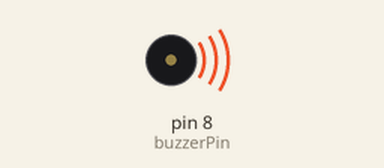
This sketch was run on a simulated Arduino Uno, built with avr-gcc and run on an emulated ATmega328P. On the bench: buzzer (waves = sounding).

Above: at 0.17 s.
Timing chart, 0 to 6.5 s (numbered marks = the images above):
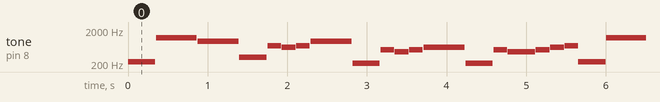

Measured:
- by itself, tone on pin 8 (buzzerPin): plays 233 Hz for 0.34 s, 1174 Hz for 0.51 s, 932 Hz for 0.51 s, 311 Hz for 0.34 s, 698 Hz for 0.17 s, 622 Hz for 0.17 s … (437 notes in this stretch)

The sketch:

fireflies.ino
```cpp
  // put your main code here, to run repeatedly:
int buzzerPin = 8;

void setup() {
  pinMode(buzzerPin, OUTPUT);

  tone(buzzerPin, 1000, 2000);
}

void pause() {
  int PAUSE = 10; // Puase time = 10 ms
  tone(buzzerPin, 0); // Pause
  delay(PAUSE);
}

void loop() {
  int QUARTER = 342.857;
  int DQUARTER = 514.286;
  int EIGTH = 171.4285;
  // 60,000 (ms) ÷ BPM = duration of a quarter note
  tone(buzzerPin, 233.08); // B Flat
  delay(QUARTER); // Quarter note = 1 beat

  pause(); // distinguishes notes from each other

  tone(buzzerPin, 1174.66); // D
  delay(DQUARTER); // Dotted Quarter = 1.5 beats

  pause();

  tone(buzzerPin, 932.33); // B Flat 5
  delay(DQUARTER); // Dotter Quarter

  pause();

  tone(buzzerPin, 311.13); // E Flat 4
  delay(QUARTER); // Quarter note

  pause();

  tone(buzzerPin, 698.46); // F5
  delay(EIGTH); // Eigth Note = 1/2 beat

  pause();

  tone(buzzerPin, 622.25); // E Flat 5
  delay(EIGTH); // Eigth Note

  pause();

  tone(buzzerPin, 698.46); // F5
  delay(EIGTH); // Eigth Note

  pause();

  tone(buzzerPin, 932.33); // B Flat 5
  delay(DQUARTER); // Dotted Quarter

  pause();

  tone(buzzerPin, 207.65); // A Flat 3
  delay(QUARTER); // Quarter

  pause();

  tone(buzzerPin, 523.25); // C5
  delay(EIGTH); // Eigth

  pause();

  tone(buzzerPin, 466.16); // B Flat 4
  delay(EIGTH); // Eigth

  pause();

  tone(buzzerPin, 523.25); // C5
  delay(EIGTH); // Eigth

  pause();

  tone(buzzerPin, 622.25); // E Flat 5
  delay(DQUARTER); // Dotted

  pause();

  tone(buzzerPin, 207.65); // A Flat 3
  delay(QUARTER); // Quarter

  pause();

  tone(buzzerPin, 523.25); // C5
  delay(EIGTH); // Eigth

  pause();

  tone(buzzerPin, 466.16); // B Flat 4
  delay(QUARTER); //Quarter

  pause();

  tone(buzzerPin, 523.25); // C5
  delay(EIGTH); // Eigth

  pause();

  tone(buzzerPin, 622.25); // E Flat 5
  delay(EIGTH); // Eigth

  pause();

  tone(buzzerPin, 698.46); // F5
  delay(EIGTH); // Eigth
}
```
